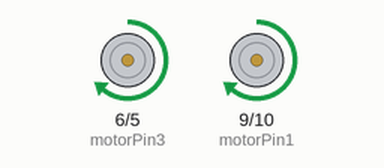
Recording of a sketch running on a simulated Arduino Uno, built with avr-gcc and run on an emulated ATmega328P. On the bench: motor-driver pin pairs drawn as motors (green arrow = first pin HIGH = forward, orange = second pin HIGH = backward, longer = more drive).

Above: at 0.1 s.
At 2.1 s:
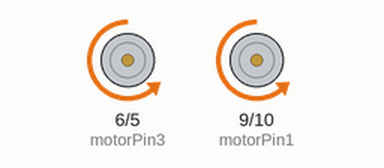
At 4.1 s:
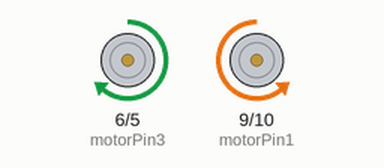
At 8.1 s:
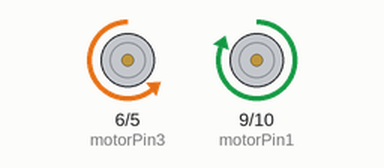
Timing chart, 0 to 9.6 s (numbered marks = the images above):
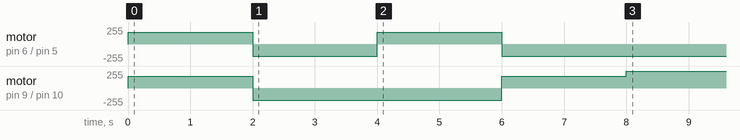

Measured:
- by itself, motor on pin 9 (motorPin1) / pin 10 (motorPin2): stopped → forward 180/255 at 0.00 s, → backward 180/255 2.0 s later, → forward 180/255 4.0 s later, → forward 255/255 2.0 s later

The sketch:

L298_Arduino_Tutorial.ino
```cpp
//L293D
//left motor
const int motorPin1  = 9;
const int motorPin2  = 10;
//right motor
const int motorPin3  = 6;
const int motorPin4  = 5;

//This will run only one time.
void setup(){

    //Set pins as outputs
    pinMode(motorPin1, OUTPUT);
    pinMode(motorPin2, OUTPUT);
    pinMode(motorPin3, OUTPUT);
    pinMode(motorPin4, OUTPUT);

    //Motor Control:
    //left motor: motorPin1,motorpin2 &
    //right motor: motorpin3,motorpin4

    //turn left motor clockwise for 2 sec.
    analogWrite(motorPin1, 180);
    analogWrite(motorPin2, 0);
    analogWrite(motorPin3, 180);
    analogWrite(motorPin4, 0);
    delay(2000);
    //turn left motor counter-clockwise for 2 sec.
    analogWrite(motorPin1, 0);
    analogWrite(motorPin2, 180);
    analogWrite(motorPin3, 0);
    analogWrite(motorPin4, 180);
    delay(2000);

    //turn right motor clockwise for 2 sec.
    analogWrite(motorPin1, 0);
    analogWrite(motorPin2, 180);
    analogWrite(motorPin3, 180);
    analogWrite(motorPin4, 0);
    delay(2000);
    //turn right motor counter-clockwise for 2 sec.
    analogWrite(motorPin1, 180);
    analogWrite(motorPin2, 0);
    analogWrite(motorPin3, 0);
    analogWrite(motorPin4, 180);
    delay(2000);

    //stop motors
    analogWrite(motorPin1, 0);
    analogWrite(motorPin2, 0);
    analogWrite(motorPin3, 0);
    analogWrite(motorPin4, 0);

}


void loop(){
  analogWrite(motorPin1, 360);
    analogWrite(motorPin2, 0);
    analogWrite(motorPin3, 0);
    analogWrite(motorPin4, 180);

  }
```
